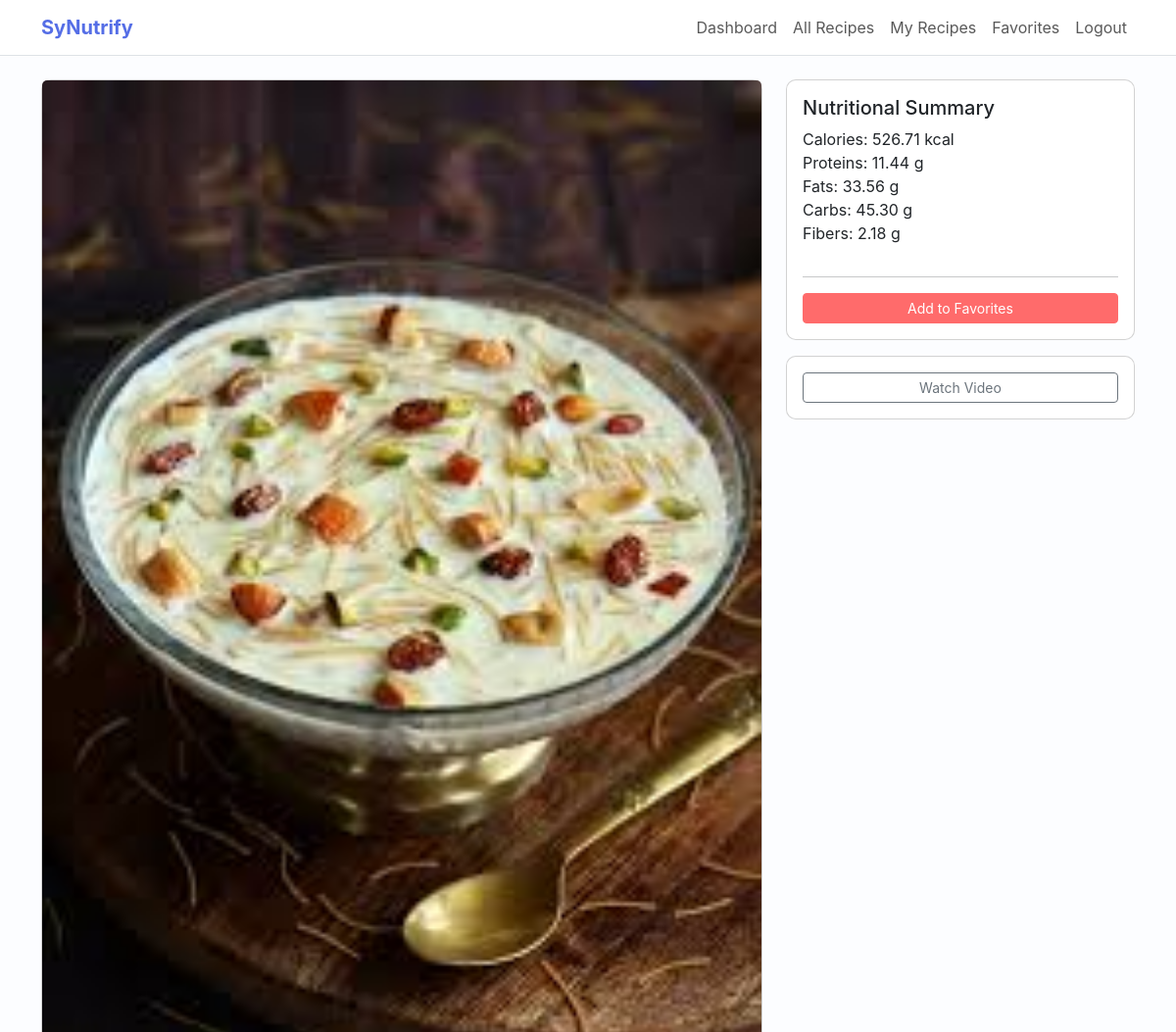
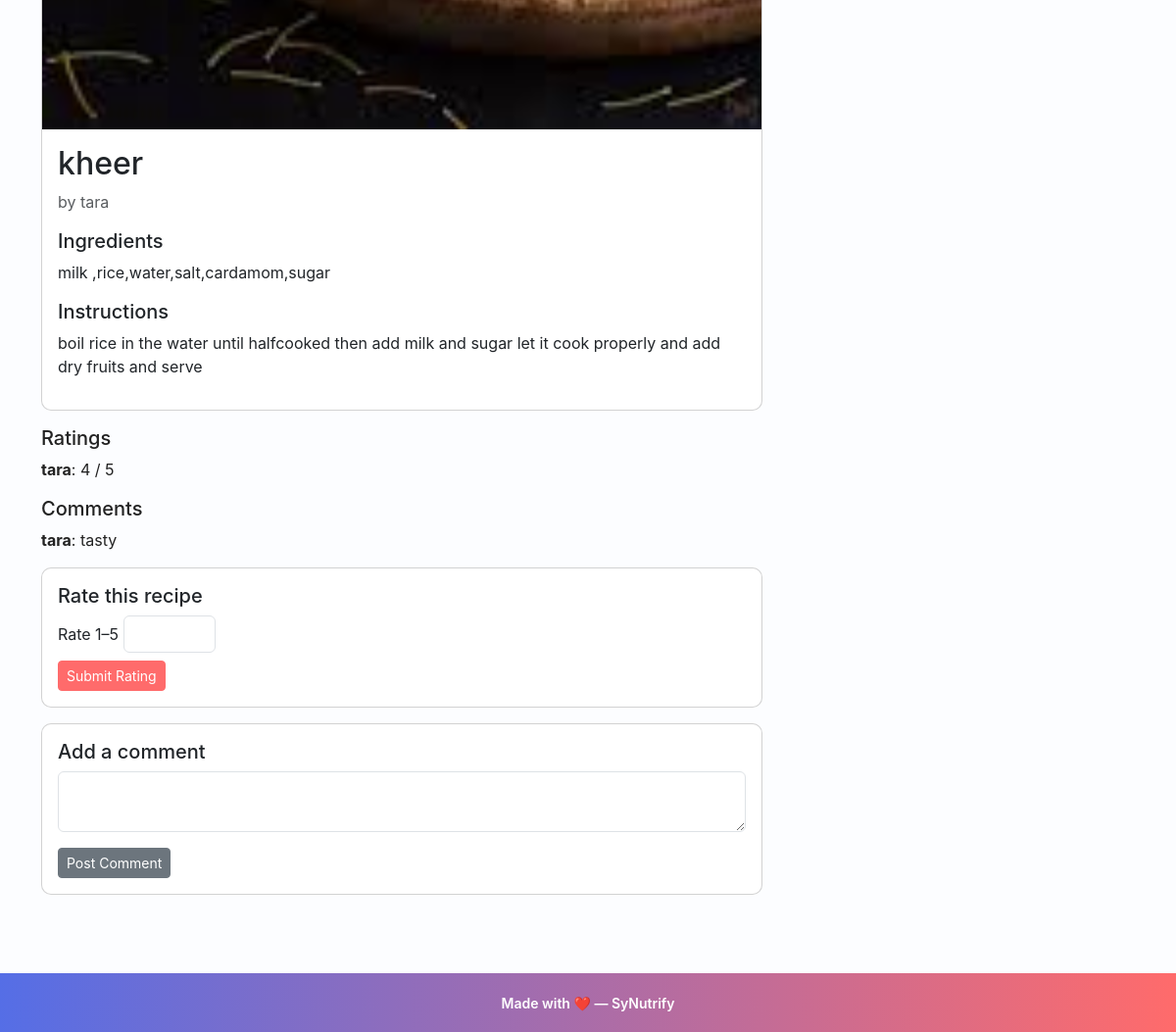
Screenshot of /recipe/2 (signed in) with the database file from the repository (2 pictures, top to bottom).
### app.py (models this page shows, shortened)
class Recipe(db.Model):
    id = db.Column(db.Integer, primary_key=True)
    title = db.Column(db.String(150), nullable=False)
    image_url = db.Column(db.String(300))        # New: for recipe image
    ingredients = db.Column(db.Text, nullable=False)
    calories = db.Column(db.Float)
    proteins = db.Column(db.Float)
    fats = db.Column(db.Float)
    carbs = db.Column(db.Float)
    fibers = db.Column(db.Float)
    instructions = db.Column(db.Text, nullable=False)
    youtube_url = db.Column(db.String(300))
    user_id = db.Column(db.Integer, db.ForeignKey("user.id"), nullable=False)
    ratings = db.relationship("Rating", backref="recipe", lazy=True ,cascade="all, delete-orphan")
    comments = db.relationship("Comment", backref="recipe", lazy=True , cascade="all, delete-orphan")

class User(db.Model, UserMixin):
    id = db.Column(db.Integer, primary_key=True)
    username = db.Column(db.String(150), unique=True, nullable=False)
    password_hash = db.Column(db.String(128), nullable=False)
    recipes = db.relationship("Recipe", backref="user", lazy=True)
    ratings = db.relationship("Rating", backref="user", lazy=True)
    comments = db.relationship("Comment", backref="user", lazy=True)

class Rating(db.Model):
    id = db.Column(db.Integer, primary_key=True)
    score = db.Column(db.Integer, nullable=False)  # 1-5
    user_id = db.Column(db.Integer, db.ForeignKey("user.id"), nullable=False)
    recipe_id = db.Column(db.Integer, db.ForeignKey("recipe.id"), nullable=False)

class Comment(db.Model):
    id = db.Column(db.Integer, primary_key=True)
    content = db.Column(db.Text, nullable=False)
    user_id = db.Column(db.Integer, db.ForeignKey("user.id"), nullable=False)
    recipe_id = db.Column(db.Integer, db.ForeignKey("recipe.id"), nullable=False)

### app.py (the view)
@app.route("/recipe/<int:recipe_id>")
@login_required
def recipe_detail(recipe_id):
    recipe = Recipe.query.get_or_404(recipe_id)
    rating_form = RatingForm()
    comment_form = CommentForm()
    is_favorite=any(f.user_id == current_user.id for f in recipe.favorited_by)
    return render_template(
        "recipe_detail.html",
        recipe=recipe,
        rating_form=rating_form,
        comment_form=comment_form,
        is_favorite=is_favorite
    )

### app.py
class RatingForm(FlaskForm):
    score = IntegerField("Rate 1–5", validators=[DataRequired(), NumberRange(min=1, max=5)])
    submit = SubmitField("Submit Rating")

class CommentForm(FlaskForm):
    content = TextAreaField("Add a comment", validators=[DataRequired()])
    submit = SubmitField("Post Comment")

### app.py (called while the page is built)
@app.context_processor
def inject_csrf_token():
    return dict(csrf_token=generate_csrf)

@login_manager.user_loader
def load_user(user_id):
    return User.query.get(int(user_id))

### templates/recipe_detail.html (shortened to what this page needs)
{% extends "base.html" %}
{% block content %}
  <div class="row">
    <div class="col-md-8">
      <div class="card mb-3">
        {% if recipe.image_url %}
          <img src="{{ recipe.image_url }}" class="card-img-top img-fluid" alt="{{ recipe.title }}">
        {% endif %}
        <div class="card-body">
          <h2 class="card-title">{{ recipe.title }}</h2>
          <p class="text-muted">by {{ recipe.user.username }}</p>
          <h5>Ingredients</h5>
          <p>{{ recipe.ingredients }}</p>
          <h5>Instructions</h5>
          <p>{{ recipe.instructions }}</p>
        </div>
      </div>
      <div class="mb-3">
        <h5>Ratings</h5>
        {% if recipe.ratings %}
          {% for r in recipe.ratings %}
            <div><strong>{{ r.user.username }}</strong>: {{ r.score }} / 5</div>
          {% endfor %}
        {% else %}
          <div class="text-muted">No ratings yet.</div>
        {% endif %}
      </div>
      <div class="mb-3">
        <h5>Comments</h5>
        {% if recipe.comments %}
          {% for c in recipe.comments %}
            <div class="mb-2"><strong>{{ c.user.username }}</strong>: {{ c.content }}</div>
          {% endfor %}
        {% else %}
          <div class="text-muted">No comments yet.</div>
        {% endif %}
      </div>
      {% if current_user.is_authenticated %}
        <div class="card mb-3">
          <div class="card-body">
            <h5>Rate this recipe</h5>
            <form method="post" action="{{ url_for('rate_recipe', recipe_id=recipe.id) }}">
              <div class="mb-2">{{ rating_form.score.label }} {{ rating_form.score(class_='form-control d-inline-block w-auto') }}</div>
              {{ rating_form.submit(class_='btn btn-primary btn-sm') }}
            </form>
          </div>
        </div>
        <div class="card mb-3">
          <div class="card-body">
            <h5>Add a comment</h5>
            <form method="post" action="{{ url_for('comment_recipe', recipe_id=recipe.id) }}">
              <div class="mb-2">{{ comment_form.content(class_='form-control') }}</div>
              {{ comment_form.submit(class_='btn btn-secondary btn-sm mt-2') }}
            </form>
          </div>
        </div>
      {% endif %}
    </div>
    <div class="col-md-4">
      <div class="card mb-3">
        <div class="card-body">
          <h5>Nutritional Summary</h5>
          <ul class="list-unstyled">
            <li>Calories: {{ '%.2f'|format(recipe.calories or 0) }} kcal</li>
            <li>Proteins: {{ '%.2f'|format(recipe.proteins or 0) }} g</li>
            <li>Fats: {{ '%.2f'|format(recipe.fats or 0) }} g</li>
            <li>Carbs: {{ '%.2f'|format(recipe.carbs or 0) }} g</li>
            <li>Fibers: {{ '%.2f'|format(recipe.fibers or 0) }} g</li>
          </ul>
          <hr>
          <form method="post" action="{{ url_for('favorite_recipe', recipe_id=recipe.id) }}">
            {% if is_favorite %}
              <button class="btn btn-outline-danger btn-sm w-100" type="submit">Remove from Favorites</button>
            {% else %}
              <button class="btn btn-primary btn-sm w-100" type="submit">Add to Favorites</button>
            {% endif %}
          </form>
        </div>
      </div>
      {% if recipe.youtube_url %}
        <div class="card">
          <div class="card-body">
            <a href="{{ recipe.youtube_url }}" target="_blank" class="btn btn-sm btn-outline-secondary w-100">Watch Video</a>
          </div>
        </div>
      {% endif %}
    </div>
  </div>
{% endblock %}

### static/css/style.css (style rules this page uses)
body { background-color: #f7f8fb; color: #333; }
.card { border-radius:10px; }
.img-fluid { max-width:100%; height:auto; }
:root { --primary:#ff6b6b; --accent:#556ee6; --muted:#6c757d; --card-bg:#ffffff; --page-bg:#fcfdff; }
body { background-color: var(--page-bg); color: #222; font-family: Inter, system-ui, -apple-system, 'Segoe UI', Roboto, 'Helvetica Neue', Arial; }
.btn-primary { background: var(--primary); border-color: var(--primary); }

### rows the page displays
Recipe: image_url (picture), title "kheer", ingredients "milk ,rice,water,salt,cardamom,sugar", instructions "boil rice in the water until halfcooked then add milk and sugar let it cook properly and add dry fruits and serve", calories "526.71", proteins "11.44", fats "33.56", carbs "45.30", fibers "2.18"
User: user.username "tara"
Rating: user.username "tara", score "4"
Comment: user.username "tara", content "tasty"

### other values shown
{{ rating_form.score.label }} "Rate 1–5"
